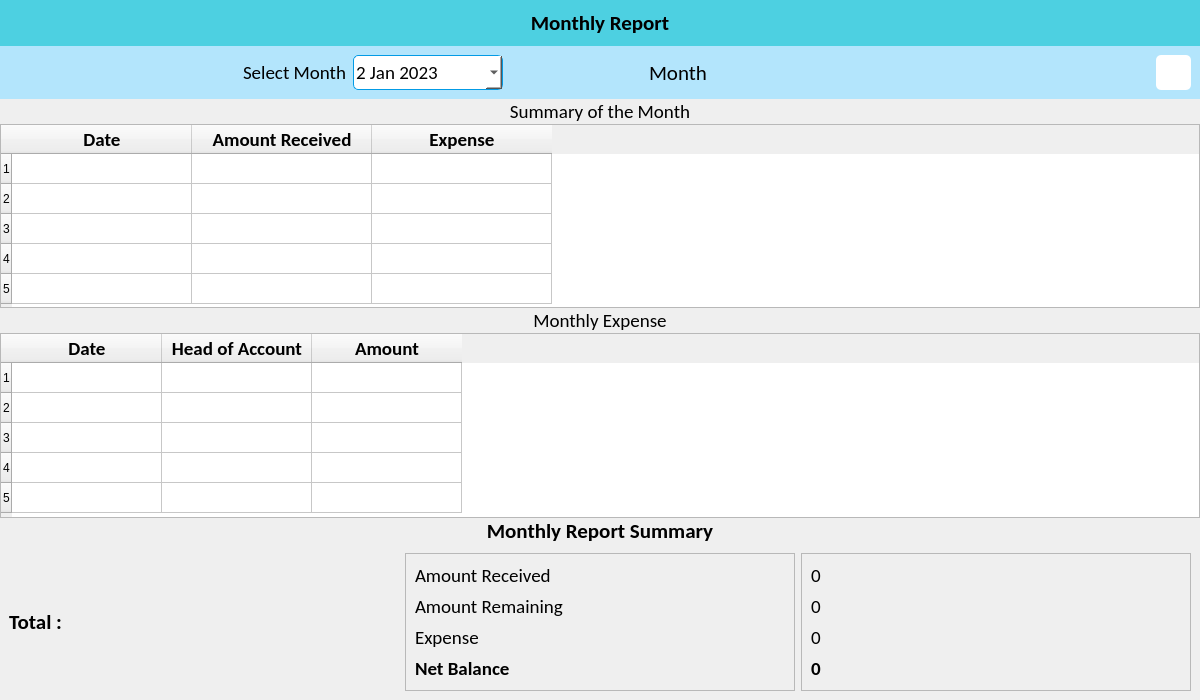
<?xml version="1.0" encoding="UTF-8"?>
<ui version="4.0">
 <class>MonthlyReportWindow</class>
 <widget class="QMainWindow" name="MonthlyReportWindow">
  <property name="geometry">
   <rect>
    <x>0</x>
    <y>0</y>
    <width>1200</width>
    <height>700</height>
   </rect>
  </property>
  <property name="windowTitle">
   <string>Monthly Report</string>
  </property>
  <property name="windowIcon">
   <iconset resource="../resources.qrc">
    <normaloff>:/icons/assets/icons/logo.png</normaloff>:/icons/assets/icons/logo.png</iconset>
  </property>
  <widget class="QWidget" name="centralwidget">
   <property name="styleSheet">
    <string notr="true">
QPushButton, QComboBox {
	background-color: #fff;
	border-radius: 5px;
}

QLineEdit {
	background-color: #fff;
	border: 1px solid #039be5;
	border-radius: 5px;
}

QDateEdit {
	background-color: #fff;
	border: 1px solid #039be5;
	border-radius: 5px;
}

#upper_widget {
	background-color: #b3e5fc;
}

#label {
	background-color: #4dd0e1;
	padding: 10px;
}
#reports_bottom_widget, #label_21 {
	background: qlineargradient(x1:0, y1:0, x2:1, y2:1,
                            stop:0 #ffffff, stop:1 #00bcd4);
}
</string>
   </property>
   <layout class="QVBoxLayout" name="verticalLayout">
    <property name="spacing">
     <number>0</number>
    </property>
    <property name="leftMargin">
     <number>0</number>
    </property>
    <property name="topMargin">
     <number>0</number>
    </property>
    <property name="rightMargin">
     <number>0</number>
    </property>
    <property name="bottomMargin">
     <number>0</number>
    </property>
    <item>
     <widget class="QLabel" name="label">
      <property name="font">
       <font>
        <family>Calibri</family>
        <pointsize>16</pointsize>
        <weight>75</weight>
        <bold>true</bold>
       </font>
      </property>
      <property name="text">
       <string>Monthly Report</string>
      </property>
      <property name="alignment">
       <set>Qt::AlignCenter</set>
      </property>
     </widget>
    </item>
    <item>
     <widget class="QWidget" name="upper_widget" native="true">
      <layout class="QHBoxLayout" name="horizontalLayout">
       <item alignment="Qt::AlignRight">
        <widget class="QLabel" name="label_8">
         <property name="font">
          <font>
           <family>Calibri</family>
           <pointsize>14</pointsize>
          </font>
         </property>
         <property name="text">
          <string>Select Month</string>
         </property>
        </widget>
       </item>
       <item>
        <widget class="QDateEdit" name="select_month">
         <property name="minimumSize">
          <size>
           <width>150</width>
           <height>35</height>
          </size>
         </property>
         <property name="maximumSize">
          <size>
           <width>150</width>
           <height>16777215</height>
          </size>
         </property>
         <property name="font">
          <font>
           <family>Calibri</family>
           <pointsize>14</pointsize>
          </font>
         </property>
         <property name="calendarPopup">
          <bool>true</bool>
         </property>
         <property name="date">
          <date>
           <year>2023</year>
           <month>1</month>
           <day>2</day>
          </date>
         </property>
        </widget>
       </item>
       <item alignment="Qt::AlignHCenter">
        <widget class="QLabel" name="lbl_month">
         <property name="font">
          <font>
           <family>Calibri</family>
           <pointsize>16</pointsize>
          </font>
         </property>
         <property name="text">
          <string>Month</string>
         </property>
        </widget>
       </item>
       <item alignment="Qt::AlignRight">
        <widget class="QPushButton" name="btn_print">
         <property name="minimumSize">
          <size>
           <width>35</width>
           <height>35</height>
          </size>
         </property>
         <property name="text">
          <string/>
         </property>
         <property name="icon">
          <iconset resource="../resources.qrc">
           <normaloff>:/icons/assets/icons/print.png</normaloff>:/icons/assets/icons/print.png</iconset>
         </property>
         <property name="iconSize">
          <size>
           <width>32</width>
           <height>32</height>
          </size>
         </property>
        </widget>
       </item>
      </layout>
     </widget>
    </item>
    <item>
     <widget class="QLabel" name="label_2">
      <property name="font">
       <font>
        <family>Calibri</family>
        <pointsize>14</pointsize>
       </font>
      </property>
      <property name="text">
       <string>Summary of the Month</string>
      </property>
      <property name="alignment">
       <set>Qt::AlignCenter</set>
      </property>
      <property name="margin">
       <number>10</number>
      </property>
     </widget>
    </item>
    <item>
     <widget class="QTableWidget" name="monthly_accounts_table">
      <property name="font">
       <font>
        <family>Calibri</family>
        <pointsize>14</pointsize>
       </font>
      </property>
      <property name="editTriggers">
       <set>QAbstractItemView::NoEditTriggers</set>
      </property>
      <property name="selectionMode">
       <enum>QAbstractItemView::SingleSelection</enum>
      </property>
      <property name="selectionBehavior">
       <enum>QAbstractItemView::SelectRows</enum>
      </property>
      <!-- <property name="rowCount">
       <number>5</number>
      </property> -->
      <attribute name="horizontalHeaderDefaultSectionSize">
       <number>180</number>
      </attribute>
      <row/>
      <row/>
      <row/>
      <row/>
      <row/>
      <column>
       <property name="text">
        <string>Date</string>
       </property>
       <property name="font">
        <font>
         <family>Calibri</family>
         <pointsize>14</pointsize>
         <weight>75</weight>
         <bold>true</bold>
        </font>
       </property>
      </column>
      <column>
       <property name="text">
        <string>Amount Received</string>
       </property>
       <property name="font">
        <font>
         <family>Calibri</family>
         <pointsize>14</pointsize>
         <weight>75</weight>
         <bold>true</bold>
        </font>
       </property>
      </column>
      <column>
       <property name="text">
        <string>Expense</string>
       </property>
       <property name="font">
        <font>
         <family>Calibri</family>
         <pointsize>14</pointsize>
         <weight>75</weight>
         <bold>true</bold>
        </font>
       </property>
      </column>
     </widget>
    </item>
    <item>
     <widget class="QLabel" name="label_3">
      <property name="font">
       <font>
        <family>Calibri</family>
        <pointsize>14</pointsize>
       </font>
      </property>
      <property name="text">
       <string>Monthly Expense</string>
      </property>
      <property name="alignment">
       <set>Qt::AlignCenter</set>
      </property>
      <property name="margin">
       <number>10</number>
      </property>
     </widget>
    </item>
    <item>
     <widget class="QTableWidget" name="monthly_expense_table">
      <property name="font">
       <font>
        <family>Calibri</family>
        <pointsize>14</pointsize>
       </font>
      </property>
      <property name="editTriggers">
       <set>QAbstractItemView::NoEditTriggers</set>
      </property>
      <property name="selectionMode">
       <enum>QAbstractItemView::SingleSelection</enum>
      </property>
      <property name="selectionBehavior">
       <enum>QAbstractItemView::SelectRows</enum>
      </property>
      <!-- <property name="rowCount">
       <number>5</number>
      </property> -->
      <attribute name="horizontalHeaderDefaultSectionSize">
       <number>150</number>
      </attribute>
      <row/>
      <row/>
      <row/>
      <row/>
      <row/>
      <column>
       <property name="text">
        <string>Date</string>
       </property>
       <property name="font">
        <font>
         <family>Calibri</family>
         <pointsize>14</pointsize>
         <weight>75</weight>
         <bold>true</bold>
        </font>
       </property>
      </column>
      <column>
       <property name="text">
        <string>Head of Account</string>
       </property>
       <property name="font">
        <font>
         <family>Calibri</family>
         <pointsize>14</pointsize>
         <weight>75</weight>
         <bold>true</bold>
        </font>
       </property>
      </column>
      <column>
       <property name="text">
        <string>Amount</string>
       </property>
       <property name="font">
        <font>
         <family>Calibri</family>
         <pointsize>14</pointsize>
         <weight>75</weight>
         <bold>true</bold>
        </font>
       </property>
      </column>
     </widget>
    </item>
    <item>
     <widget class="QLabel" name="label_21">
      <property name="font">
       <font>
        <family>Calibri</family>
        <pointsize>16</pointsize>
        <weight>75</weight>
        <bold>true</bold>
       </font>
      </property>
      <property name="text">
       <string>Monthly Report Summary</string>
      </property>
      <property name="alignment">
       <set>Qt::AlignCenter</set>
      </property>
      <property name="margin">
       <number>5</number>
      </property>
     </widget>
    </item>
    <item>
     <widget class="QWidget" name="reports_bottom_widget" native="true">
      <layout class="QHBoxLayout" name="horizontalLayout_11">
       <item>
        <widget class="QLabel" name="label_4">
         <property name="sizePolicy">
          <sizepolicy hsizetype="Preferred" vsizetype="Preferred">
           <horstretch>0</horstretch>
           <verstretch>0</verstretch>
          </sizepolicy>
         </property>
         <property name="font">
          <font>
           <family>Calibri</family>
           <pointsize>16</pointsize>
           <weight>75</weight>
           <bold>true</bold>
          </font>
         </property>
         <property name="text">
          <string>Total :</string>
         </property>
        </widget>
       </item>
       <item>
        <widget class="QFrame" name="frame_3">
         <property name="frameShape">
          <enum>QFrame::StyledPanel</enum>
         </property>
         <property name="frameShadow">
          <enum>QFrame::Raised</enum>
         </property>
         <layout class="QVBoxLayout" name="verticalLayout_10">
          <item>
           <widget class="QLabel" name="label_5">
            <property name="font">
             <font>
              <family>Calibri</family>
              <pointsize>14</pointsize>
             </font>
            </property>
            <property name="text">
             <string>Amount Received</string>
            </property>
           </widget>
          </item>
          <item>
           <widget class="QLabel" name="label_6">
            <property name="font">
             <font>
              <family>Calibri</family>
              <pointsize>14</pointsize>
             </font>
            </property>
            <property name="text">
             <string>Amount Remaining</string>
            </property>
           </widget>
          </item>
          <item>
           <widget class="QLabel" name="label_7">
            <property name="font">
             <font>
              <family>Calibri</family>
              <pointsize>14</pointsize>
             </font>
            </property>
            <property name="text">
             <string>Expense</string>
            </property>
           </widget>
          </item>
          <item>
           <widget class="QLabel" name="label_14">
            <property name="font">
             <font>
              <family>Calibri</family>
              <pointsize>14</pointsize>
              <weight>75</weight>
              <bold>true</bold>
             </font>
            </property>
            <property name="text">
             <string>Net Balance</string>
            </property>
           </widget>
          </item>
         </layout>
        </widget>
       </item>
       <item>
        <widget class="QFrame" name="frame_4">
         <property name="frameShape">
          <enum>QFrame::StyledPanel</enum>
         </property>
         <property name="frameShadow">
          <enum>QFrame::Raised</enum>
         </property>
         <layout class="QVBoxLayout" name="verticalLayout_11">
          <item>
           <widget class="QLabel" name="lbl_total_amount_received">
            <property name="font">
             <font>
              <family>Calibri</family>
              <pointsize>14</pointsize>
             </font>
            </property>
            <property name="text">
             <string>0</string>
            </property>
           </widget>
          </item>
          <item>
           <widget class="QLabel" name="lbl_total_amount_remaining">
            <property name="font">
             <font>
              <family>Calibri</family>
              <pointsize>14</pointsize>
             </font>
            </property>
            <property name="text">
             <string>0</string>
            </property>
           </widget>
          </item>
          <item>
           <widget class="QLabel" name="lbl_total_expense">
            <property name="font">
             <font>
              <family>Calibri</family>
              <pointsize>14</pointsize>
             </font>
            </property>
            <property name="text">
             <string>0</string>
            </property>
           </widget>
          </item>
          <item>
           <widget class="QLabel" name="lbl_net_balance">
            <property name="font">
             <font>
              <family>Calibri</family>
              <pointsize>14</pointsize>
              <weight>75</weight>
              <bold>true</bold>
             </font>
            </property>
            <property name="text">
             <string>0</string>
            </property>
           </widget>
          </item>
         </layout>
        </widget>
       </item>
      </layout>
     </widget>
    </item>
   </layout>
  </widget>
 </widget>
 <resources>
  <include location="../resources.qrc"/>
 </resources>
 <connections/>
</ui>
